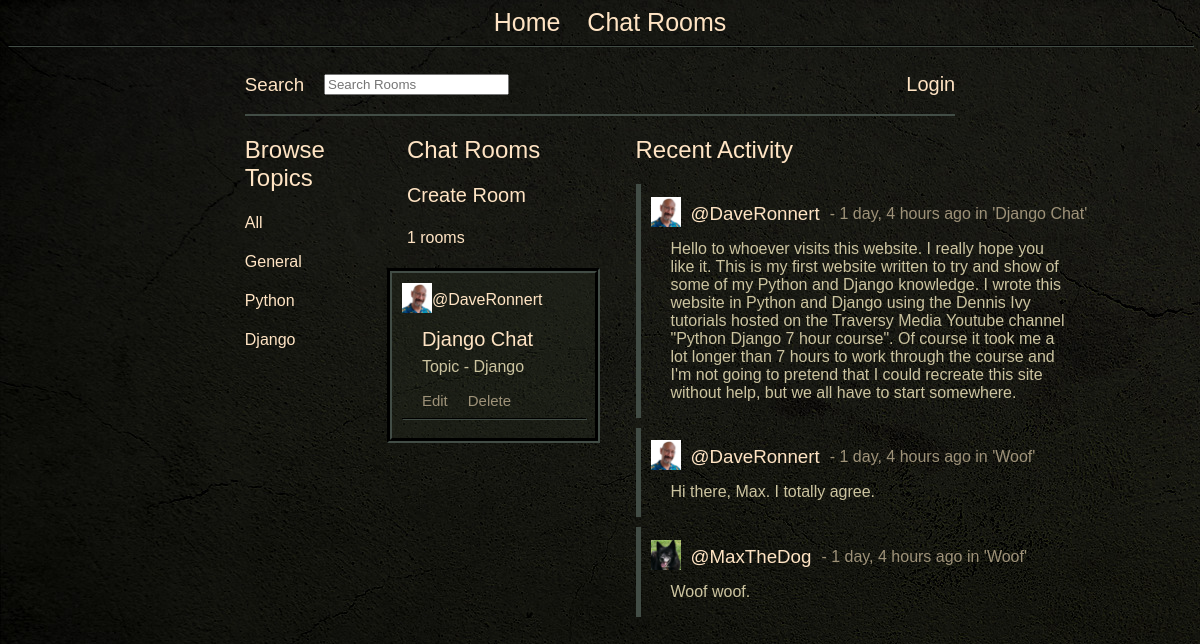
Page /chat/?q=Django on the committed database.
### chat/models.py (models this page shows, shortened)
class Topic(models.Model):
    name = models.CharField(max_length=200)
    def __str__(self):
        return self.name

class ChatRoom(models.Model):
    host = models.ForeignKey(User, on_delete=models.SET_NULL, null=True)
    topic = models.ForeignKey(Topic, on_delete=models.SET_NULL, null=True)
    name = models.CharField(max_length=25)
    description = models.TextField(blank=True, null=True)
    created = models.DateTimeField(auto_now=True)
    updated = models.DateTimeField(auto_now_add=True)
    class Meta:
        ordering = ['-updated', '-created']
    def __str__(self):
        return self.name

class Profile(models.Model):
    user = models.OneToOneField(User, null=True, on_delete=models.CASCADE)
    bio = models.TextField()
    profile_pic = models.ImageField(null=True, blank=True, upload_to='images/')

class Messages(models.Model):
    user = models.ForeignKey(User, on_delete=models.CASCADE)
    room = models.ForeignKey(ChatRoom, on_delete=models.CASCADE)
    body = models.TextField()
    created = models.DateTimeField(auto_now=True)
    updated = models.DateTimeField(auto_now_add=True)

### chat/views.py (the view)
# urls.py: path('chat/', views.chat, name='chat'),
def chat(request):
    q = request.GET.get('q') if request.GET.get('q') != None else ''
    chatrooms = ChatRoom.objects.filter(
        Q(topic__name__icontains=q) |
        Q(name__icontains=q) |
        Q(description__icontains=q)
        )
    topics = Topic.objects.all()
    rooms_count = chatrooms.count()
    chat_messages = Messages.objects.all().order_by('-created')
    context = {'chatrooms': chatrooms, 'topics': topics, 'rooms_count': rooms_count, 'chat_messages': chat_messages}
    return render(request, 'chat/chat.html', context)

### chat/templates/chat/chat.html (shortened to what this page needs)
{% extends 'home.html' %}
{% block content %}
<div class="chat_top">
        <div class="chat_search_name">
            <h3>Search</h3>
        </div>
        <div class="chat_search_entry">
            <form method="GET" action="{% url 'chat' %}">
                <input type="text" name="q" placeholder="Search Rooms">
            </form>
        </div>
        {% if request.user.is_authenticated %}
        <div class="update_profile">
            <a href="{% url 'update_user' %}">Update Profile</a>
        </div>
        <div class="log_in">
            <a href="{% url 'logout' %}">Logout</a>
        </div>
        {% else %}
        <div class="log_in">
            <a href="{% url 'login' %}">Login</a>
        </div>
        {% endif %}
    </div>
<div class="chat_container">
    <div class="chat_side">
        {% include 'chat/topics.html' %}
    </div>
    <div class="chat_main">
        <div class="chat_rooms">
            <div class="chat_title"><h2>Chat Rooms</h2></div>
            <div class="chat_create"><a href="{% url 'create_room' %}">Create Room</a></div>
                <div class="chat_no_rooms">
                    <h4>{{rooms_count}} rooms</h4>
                </div>
            <div class="chat_rooms_border">
                {% include 'chat/feed.html' %}
            </div>
        </div>
    </div>
    <div class="chat_activity_feed">
        {% include 'chat/activity.html' %}
    </div>
</div>
{% endblock content %}

### chat/templates/chat/topics.html
<h2> Browse Topics</h2>
<div>
    <a href="{% url 'chat' %}"><h4>All</h4></a>
</div>
{% for topic in topics %}
    <div>
        <a href="{% url 'chat' %}?q={{topic.name}}"><h4>{{topic}}</h4></a>
    </div>
{% endfor %}

### chat/templates/chat/feed.html
{% load static %}
{% for room in chatrooms %}
<div class="chat_room_host">
    {% if room.host.profile.profile_pic %}
        <div class="chat_room_host_img"><img src="{{room.host.profile.profile_pic.url}}" height="30"></div>
    {% else %}
        <div class="chat_room_host_img">
            <img src="{% static '/images/avatar.png' %}" height="30">
        </div>
    {% endif %}
    <div class="chat_room_host_name"><a href="{% url 'user_profile' room.host.id %}">@{{room.host}}</a></div>
</div>
<div class="chat_room_name">
    <a href="{% url 'room' room.id %}"><h4>{{room.name}}</h4></a>
</div>
<p>
    Topic - {{room.topic}}
</p>
<div class="room_buttons">
    <div class="room_button_align">
        <div class="room_button"><a href="{% url 'update_room' room.id %}">Edit</a><a href="{% url 'delete_room' room.id %}">Delete</a></div>
    </div>
    <hr>
</div>
{% endfor %}

### chat/templates/chat/activity.html (shortened to what this page needs)
{% load static %}
<h2>Recent Activity</h2>
    {% for mess in chat_messages|slice:":10" %}
        <div>
            <div class="message">
                {% if mess.user.profile.profile_pic %}
                <div class="mess_img"><img src="{{mess.user.profile.profile_pic.url}}" height="30"></div>
                {% else %}
                <div class="chat_room_host_img">
                    <img src="{% static '/images/avatar.png' %}" height="30">
                </div>
                {% endif %}
                <div class="mess_head"><a href="{% url 'user_profile' mess.user.id %}"><h3>@{{mess.user}}</h3></a></div>
                <div class="mess_date"> - {{mess.created|timesince}} ago in '{{mess.room}}'</div>
                <div class="mess_body"><p>{{mess.body}}</p></div>
            </div>
        </div>
    {% endfor %}

### static/css/styles.css (style rules this page uses)
html body { height: 100%; background-image: url('../images/main_bg.jpg'); }
p, li { color: rgb(204, 196, 160); font-family: Geneva, sans-serif; font-weight: lighter; margin-left: 20px; margin-right: 20px; }
a:link { font-family: Geneva, sans-serif; font-weight: lighter; text-decoration: none; color:bisque; }
hr { width: 100%; border-color: rgb(66, 77, 70); }
h2 { font-family: Geneva, sans-serif; font-weight: lighter; color:bisque; }
h3 { font-family: Geneva, sans-serif; font-weight: lighter; color:bisque; }
h4 { font-family: Geneva, sans-serif; font-weight: lighter; color:bisque; }
.chat_container { margin-left: 20%; margin-right: 20%; display: grid; grid-template-columns: 20% 30% 5% 45%; }
.chat_top { margin-left: 20%; margin-right: 20%; grid-column: 1 / span 3; display: grid; grid-template-columns: auto auto 1fr auto auto; border-top: 0px; border-left: 0px; border-right: 0px; border-bottom: 2px; border-color: rgb(66, 77, 70); border-style: solid; }
.chat_search_name { grid-column: 1; grid-row: 1; align-self: center; margin-right: 20px; }
.chat_search_entry { grid-column: 2; grid-row: 1; align-self: center; }
.log_in { grid-column: 5; grid-row: 1; justify-self: end; align-self: center; font-size: 20px; margin-left: 20px; }
.chat_side { grid-column: 1; }
.chat_main { grid-column: 2; display: grid; min-width: max-content; }
.chat_activity_feed { grid-column: 4; width: 100%; }
.chat_title { margin-left: 20px; }
.chat_create { margin-left: 20px; font-size: 20px; font-weight: bold; }
.chat_no_rooms { margin-left: 20px; }
.chat_rooms { min-width: max-content; }
.chat_rooms_border { border-color: rgb(66, 77, 70); background-color: rgb(41, 46, 34, 0.3); border-style: groove; border-width: 5px; grid-column: 1; padding: 10px; }
.chat_room_host { display: grid; grid-template-columns: max-content; }
.chat_room_host_img { grid-column: 1; align-self: center; }
.chat_room_host_name { grid-column: 2; align-self: center; }
.chat_room_name { margin-left: 20px; margin-right: 20px; font-size: 20px; margin-top: -15px; margin-bottom: -20px; }
.message { border-color: rgb(66, 77, 70); border-style: solid; border-width: 5px; border-right: 0px; border-top: 0px; border-bottom: 0px; display: grid; grid-template-columns: min-content; margin-top: 5px; margin-bottom: 10px; padding-left: 10px; justify-content: start; }
.mess_img { grid-column: 1; grid-row: 1; align-self: center; width: 40px }
.mess_head { grid-column: 2; grid-row: 1; width: fit-content }
.mess_date { grid-column: 3; grid-row: 1; margin-left: 10px; font-family: Geneva, sans-serif; font-weight: lighter; color:rgb(158, 146, 121); align-self: center; width: max-content; }
.mess_body { grid-column: 1 / span 4; grid-row: 2; margin-top: -20px; }
.room_buttons { display: grid; }
.room_button a:link { font-size: 15px; color:rgb(158, 146, 121); display: inline-block; margin-left: 20px; }

### rows in the picture
Topic: name "General"
Topic: name "Python"
Topic: name "Django"
ChatRoom: host.profile.profile_pic (picture), host "DaveRonnert", name "Django Chat", topic "Django"
Messages: user.profile.profile_pic (picture), user "DaveRonnert", created "1 day, 4 hours", room "Django Chat", body "Hello to whoever visits this website. I really hope you like it. This is my first website written to try and show of some of my Python and Django knowledge. I wrote this website in Python and Django using the Dennis Ivy tutorials hosted on the Traversy Media Youtube channel \"Python Django 7 hour course\". Of course it took me a lot longer than 7 hours to work through the course and I'm not going to pretend that I could recreate this site without help, but we all have to start somewhere."
Messages: user.profile.profile_pic (picture), user "DaveRonnert", created "1 day, 4 hours", room "Woof", body "Hi there, Max. I totally agree."
Messages: user.profile.profile_pic (picture), user "MaxTheDog", created "1 day, 4 hours", room "Woof", body "Woof woof."

### other values in the picture
{{ rooms_count }} "1"
